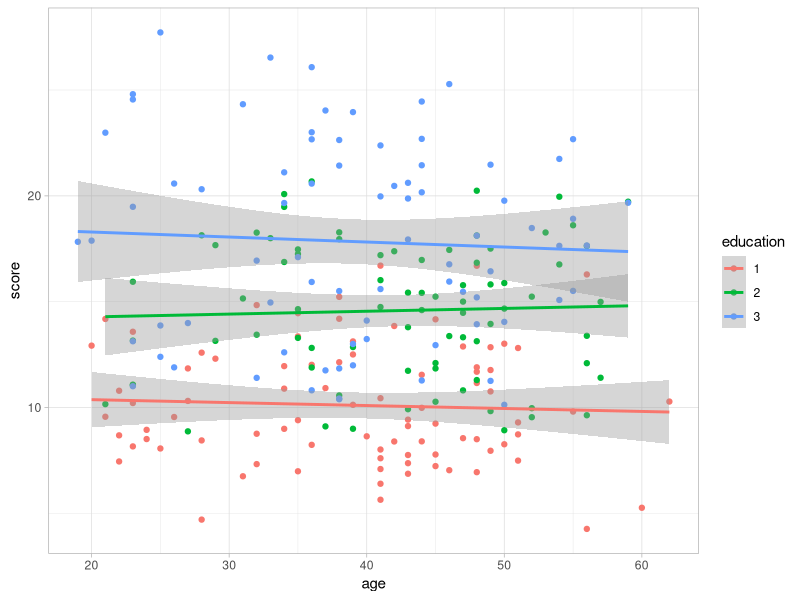
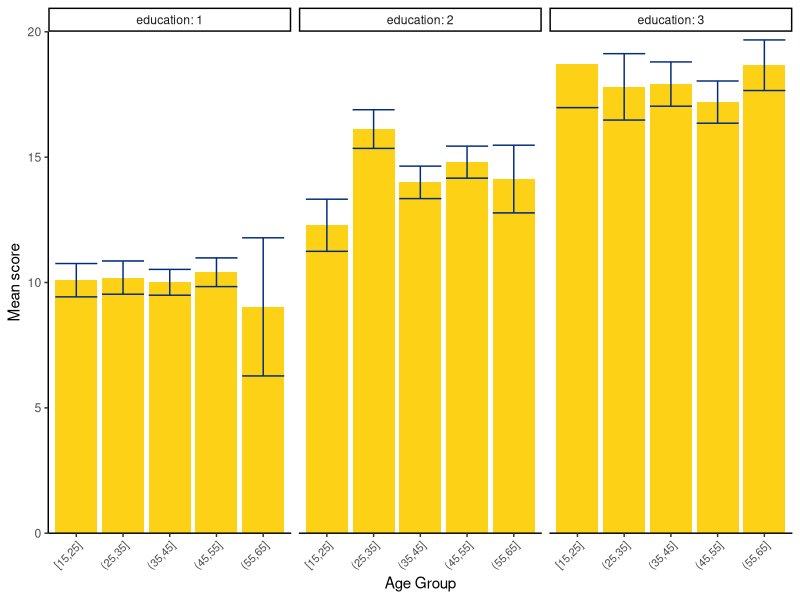
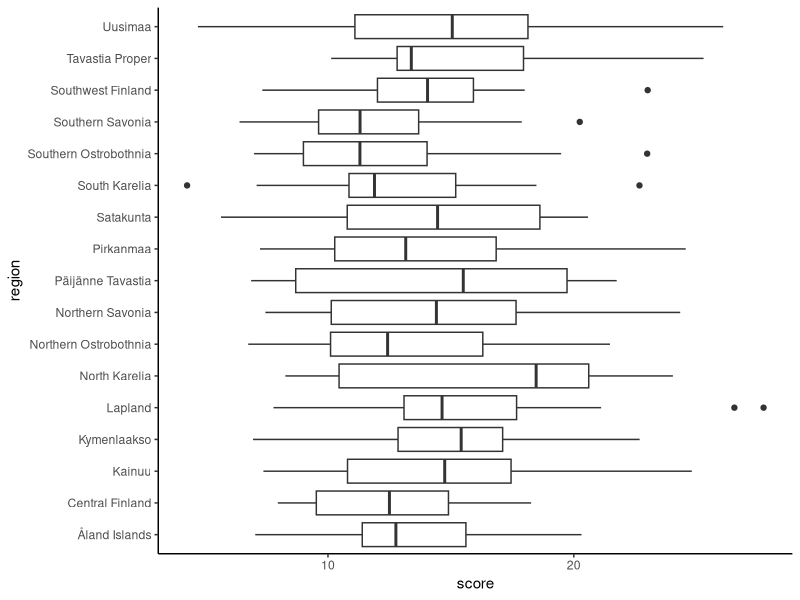
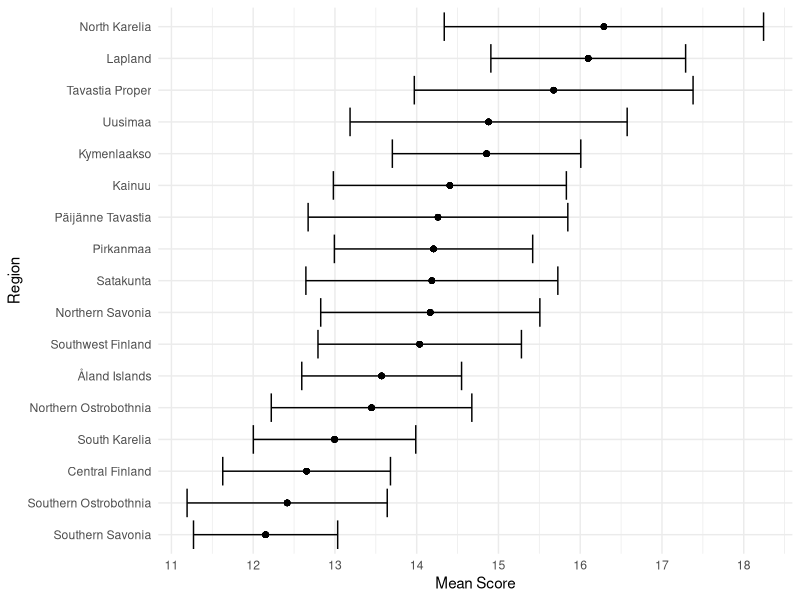

Write the R code that produced these figures, in order.
## ---- chunk 1
library(ggplot2)
library(tidyverse)
library(forcats)
## ---- chunk 2
df <- read_csv("region_scores.csv")
#Convert education to factorial
df <- df %>% mutate(education = as.factor(education))
df %>% summary #check summary of the data
## ---- chunk 3
df <- df %>% mutate(age_group = cut_width(age, 10))
df %>% count(age_group)
## ---- chunk 4
df %>% 
  ggplot(aes(x = age, y = score, color = education)) + geom_point() + 
  geom_smooth(method = "lm") +
  theme_light()

## ---- chunk 5
edu_age_stats <- df %>% group_by(education, age_group) %>% summarise(mean=mean(score), sd=sd(score), n=n())
# Compute standard error of mean as sd/sqrt(n)
edu_age_stats$se = edu_age_stats$sd/sqrt(edu_age_stats$n)
## ---- chunk 6
edu_age_stats %>% ggplot(aes(x = age_group, y = mean)) +
  facet_wrap("education", labeller = "label_both") +
  geom_col(fill = "#fcd116") + # Color of our faculty for fun
  geom_errorbar(aes(ymin=mean-se, ymax=mean+se), colour = "#002b7f") +
  theme_classic() +
  theme(axis.text.x = element_text(angle = 45, hjust = 1, size = 8)) +
  scale_y_continuous(name = "Mean score", expand = c(0, 0), limits = c(0, 20)) +
  scale_x_discrete(name = "Age Group")
## ---- chunk 7
df %>% ggplot(aes(x = score, y = region)) + geom_boxplot() + theme_classic()
## ---- chunk 8
df <- df %>% group_by(region) %>% mutate(mean_score=mean(score)) %>% ungroup()
df$region <- fct_reorder(df$region, df$mean_score, min)
## ---- chunk 9
df %>% ggplot(aes(mean_score, region)) +
  geom_point() + # All mean scores of each region at the same coordinates, geom_jitter would reveal this
  stat_summary(aes(score), fun.data = mean_se, geom="errorbar") + # Errorbars from scores
  theme_minimal() +
  scale_x_continuous(name = "Mean Score", breaks=c(10:20)) +
  scale_y_discrete(name = "Region")
